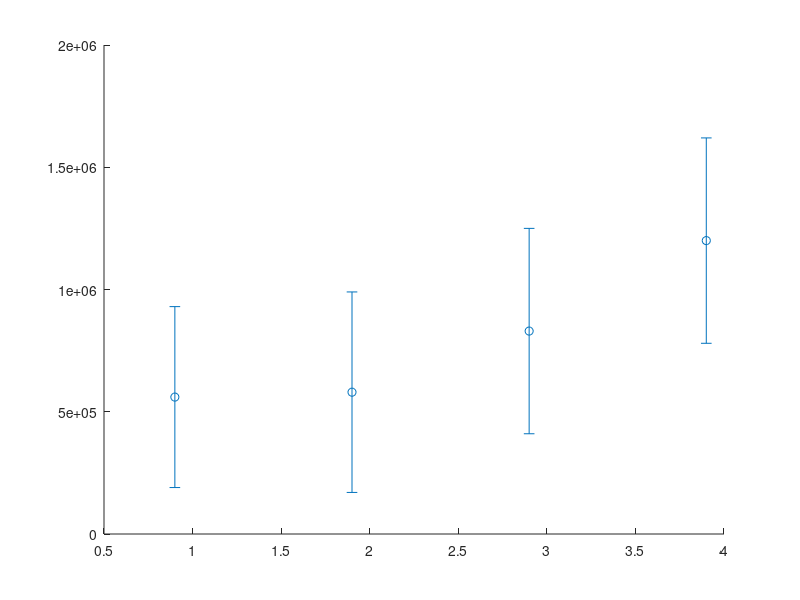

Here is the MATLAB script that generated this plot: (Note: this script raises an error after producing the figure.)
close all;
clear classes;

%-----------TLP---------------
% meanFX= [5.7e5  5.7e5 8.1e5 1.1e6];
% StdFX = [3.8e5 4.1e5 5.9e5 8.1e5];
% 
% MeanFY = [4.4e4 4.5e4 8.9e4 2e5];
% StdFY = [4e5 4.1e05 5.8e5 8.6e5];



%-----------Buoy---------------
meanFXb= [5.6e5 5.8e5 8.3e5 1.2e6];
StdFXb = [3.7e5 4.1e5 4.2e5 4.2e5];

MeanFYb = [6.7e4 5.1e4 9.9e4 2.3e5];
StdFYb = [4.1e5 4.3e5 4.3e5 4.35e5];



%---PLOT TLP---------------------------------------------------------------
lol = figure;h=errorbar(0.90:3.90,meanFXb,StdFXb,'o','MarkerEdgeColor','r',...
'MarkerFaceColor','r',...
'LineWidth',1.5,'Color',[0 0 0]);xbounds = xlim();set(gca,'xtick',(xbounds(1)-0.5):1:(xbounds(2)-0.5))
grid on
title('Mean and Std of F_x for TLP design')
xlabel('Load Case')
ylabel('Meters')
s = h.LineStyle;
h.LineStyle = ':';

hold on
h=errorbar(0.98:3.98,MeanFYb,StdFYb,'o','MarkerEdgeColor','r',...
'MarkerFaceColor','w',...
'LineWidth',1.5,'Color',[0 0 0]);xbounds = xlim();set(gca,'xtick',(xbounds(1)-0.5):1:(xbounds(2)-0.5))
grid on
title('Mean and Std of F_x and F_y for TLP design')
xlabel('Load Case')
ylabel('Newton')
s = h.LineStyle;
h.LineStyle = ':';
set(gca, 'XTickLabel',{'5','1','3','4','5'})
h_legend = legend('F_X','F_Y')
set(h_legend,'Location','northwest')
% 
% 
% 
% 
h_title=get(gca,'title');
set(h_title,'FontSize',17,'FontWeight','Bold');
h_xlabel=get(gca,'Xlabel');
set(h_xlabel,'FontSize',21);
h_ylabel=get(gca,'Ylabel');
set(h_ylabel,'FontSize',21);
a = get(gca,'XTickLabel');

set(gca,'XTickLabel',a,'fontsize',18)
h_title=get(gca,'title');
set(h_title,'FontSize',17,'FontWeight','Bold');
set(gca, 'XTickLabel',{'5','1','3','4','5'})
% set(gca,'xlim',[0.7 5.3])
% 
% 
axis([0.5,4,-1e6,2e6])
%print(lol,'-depsc','FigureLOL.eps')
%Content = Process_AtendHeader('FigureLOL.eps','FxFyTLPmeanSTD.eps');

%---PLOT Buoy-----------------------------------------------------------
MomentX = [2.3e7  2.5e7 3.5e7 4.8E7];
stdMomentX = [1.5e7  1.8e7 2.7e7 3.6e7];
MomentY = [2.7e6  2e6 4e6 9.1e6];
stdMomentY = [1.7e7  1.8E7 2.6e7 3.8e7];

lol2 = figure;h=errorbar(0.90:3.90,MomentX,stdMomentX,'o','MarkerEdgeColor','r',...
'MarkerFaceColor','r',...
'LineWidth',1.5,'Color',[0 0 0]);xbounds = xlim();set(gca,'xtick',(xbounds(1)-0.5):1:(xbounds(2)-0.5))
grid on
title('Mean and Std of F_x for Buoy design')
xlabel('Load Case')
ylabel('Meters')
s = h.LineStyle;
h.LineStyle = ':';

hold on
h=errorbar(0.98:3.98,MomentY,stdMomentY,'o','MarkerEdgeColor','r',...
'MarkerFaceColor','w',...
'LineWidth',1.5,'Color',[0 0 0]);xbounds = xlim();set(gca,'xtick',(xbounds(1)-0.5):1:(xbounds(2)-0.5))
grid on
title('Mean and Std of Moment in X and Y for Buoy design')
xlabel('Load Case')
ylabel('Newton')
s = h.LineStyle;
h.LineStyle = ':';
set(gca, 'XTickLabel',{'5','1','3','4','5'})
h_legend = legend('Moment in X','Moment in Y')
set(h_legend,'Location','northwest')
% 
% 
% 
% 
h_title=get(gca,'title');
set(h_title,'FontSize',17,'FontWeight','Bold');
h_xlabel=get(gca,'Xlabel');
set(h_xlabel,'FontSize',21);
h_ylabel=get(gca,'Ylabel');
set(h_ylabel,'FontSize',21);
a = get(gca,'XTickLabel');

set(gca,'XTickLabel',a,'fontsize',18)
h_title=get(gca,'title');
set(h_title,'FontSize',17,'FontWeight','Bold');
set(gca, 'XTickLabel',{'5','1','3','4','5'})
axis([0.5,4,-5e7,10e7])


print(lol,'-depsc','FigureLOL.eps')
Content = Process_AtendHeader('FigureLOL.eps','Fbuoy.eps');
print(lol2,'-depsc','FigureLOL2.eps')
Content2 = Process_AtendHeader('FigureLOL2.eps','MomentBuoy.eps');

% set(gca,'xlim',[0.7 5.3])
% 
% figure;h=errorbar(1:5,meanFXb,stdFXb,'o','MarkerEdgeColor','r',...
% 'MarkerFaceColor','r',...
% 'LineWidth',1.5,'Color',[0 0 0]);xbounds = xlim();set(gca,'xtick',(xbounds(1)-0.5):1:(xbounds(2)-0.5))
% grid on
% title('Mean and Std of F_x for Buoy Design')
% xlabel('Load Case')
% ylabel('Meters')
% % ylim([1,10])
% s = h.LineStyle;
% h.LineStyle = ':';
% 
% 
% 
% 
% figure;h=errorbar(1:5,meanFYb,stdFYb,'o','MarkerEdgeColor','r',...
% 'MarkerFaceColor','r',...
% 'LineWidth',1.5,'Color',[0 0 0]);xbounds = xlim();set(gca,'xtick',(xbounds(1)-0.5):1:(xbounds(2)-0.5))
% grid on
% title('Mean and Std F_y for Buoy Design')
% xlabel('Load Case')
% ylabel('Meters')
% ylim([-2,2])
% s = h.LineStyle;
% h.LineStyle = ':';
% 
% 
% 
% % figure;h=errorbar(1:5,MeanPitchBuoy,StdPitchBuoy,'o','MarkerEdgeColor','r',...
% % 'MarkerFaceColor','r',...
% % 'LineWidth',1.5,'Color',[0 0 0]);xbounds = xlim();set(gca,'xtick',(xbounds(1)-0.5):1:(xbounds(2)-0.5))
% % grid on
% % title('Mean and Std of Pitch for Buoy design')
% % xlabel('Load Case')
% % ylabel('Degrees')
% % ylim([-3,9])
% % s = h.LineStyle;
% % h.LineStyle = ':';
% % 
% % 
% % 
% % 
% % figure;h=errorbar(1:5,MeanRollBuoy,StdRollBuoy,'o','MarkerEdgeColor','r',...
% % 'MarkerFaceColor','r',...
% % 'LineWidth',1.5,'Color',[0 0 0]);xbounds = xlim();set(gca,'xtick',(xbounds(1)-0.5):1:(xbounds(2)-0.5))
% % grid on
% % title('Mean and Std of Roll for  Buoy design')
% % xlabel('Load Case')
% % ylabel('Meters')
% % ylim([-1.5,1.5])
% % s = h.LineStyle;
% % h.LineStyle = ':';
% % 
% % 
% % 
% % 
% % 
% % 
% % 
% 
